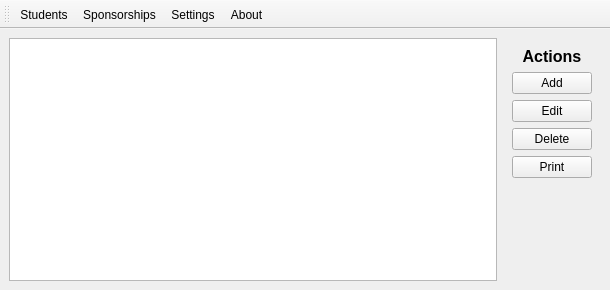
<?xml version="1.0" encoding="UTF-8"?>
<ui version="4.0">
 <class>AdminWindow</class>
 <widget class="QMainWindow" name="AdminWindow">
  <property name="geometry">
   <rect>
    <x>0</x>
    <y>0</y>
    <width>610</width>
    <height>290</height>
   </rect>
  </property>
  <property name="windowTitle">
   <string notr="true">IAI Sponsorship</string>
  </property>
  <widget class="QWidget" name="centralwidget">
   <layout class="QHBoxLayout" name="horizontalLayout">
    <item>
     <widget class="QStackedWidget" name="stackedWidget">
      <property name="currentIndex">
       <number>0</number>
      </property>
      <widget class="QWidget" name="studentsPage">
       <layout class="QVBoxLayout" name="verticalLayout_2">
        <property name="leftMargin">
         <number>0</number>
        </property>
        <property name="topMargin">
         <number>0</number>
        </property>
        <property name="rightMargin">
         <number>0</number>
        </property>
        <property name="bottomMargin">
         <number>0</number>
        </property>
        <item>
         <widget class="QTableView" name="studentView"/>
        </item>
       </layout>
      </widget>
      <widget class="QWidget" name="sponsorshipsPage">
       <layout class="QVBoxLayout" name="verticalLayout_3">
        <property name="leftMargin">
         <number>0</number>
        </property>
        <property name="topMargin">
         <number>0</number>
        </property>
        <property name="rightMargin">
         <number>0</number>
        </property>
        <property name="bottomMargin">
         <number>0</number>
        </property>
        <item>
         <widget class="QTableView" name="sponsorshipView"/>
        </item>
       </layout>
      </widget>
      <widget class="QWidget" name="settingsPage">
       <layout class="QVBoxLayout" name="verticalLayout_4">
        <property name="leftMargin">
         <number>0</number>
        </property>
        <property name="topMargin">
         <number>0</number>
        </property>
        <property name="rightMargin">
         <number>0</number>
        </property>
        <property name="bottomMargin">
         <number>0</number>
        </property>
        <item>
         <widget class="QTabWidget" name="tabWidget">
          <widget class="QWidget" name="generalTab">
           <attribute name="title">
            <string>General</string>
           </attribute>
           <layout class="QVBoxLayout" name="verticalLayout_5">
            <item>
             <widget class="QGroupBox" name="groupBox_2">
              <property name="title">
               <string>Location</string>
              </property>
              <layout class="QFormLayout" name="formLayout_2">
               <item row="0" column="0">
                <widget class="QLabel" name="cityLabel">
                 <property name="text">
                  <string>City</string>
                 </property>
                </widget>
               </item>
               <item row="0" column="1">
                <widget class="QLineEdit" name="cityInput">
                 <property name="text">
                  <string notr="true">Garoua</string>
                 </property>
                 <property name="readOnly">
                  <bool>true</bool>
                 </property>
                </widget>
               </item>
              </layout>
             </widget>
            </item>
            <item>
             <widget class="QGroupBox" name="groupBox">
              <property name="title">
               <string>Photos</string>
              </property>
              <layout class="QFormLayout" name="formLayout">
               <item row="0" column="0">
                <widget class="QLabel" name="dirLabel">
                 <property name="text">
                  <string>Dir</string>
                 </property>
                </widget>
               </item>
               <item row="0" column="1">
                <widget class="QLineEdit" name="dirInput"/>
               </item>
               <item row="1" column="0" colspan="2">
                <widget class="QLabel" name="label_2">
                 <property name="text">
                  <string>*All photos files must be saved here !</string>
                 </property>
                </widget>
               </item>
              </layout>
             </widget>
            </item>
            <item>
             <spacer name="verticalSpacer_2">
              <property name="orientation">
               <enum>Qt::Vertical</enum>
              </property>
              <property name="sizeHint" stdset="0">
               <size>
                <width>20</width>
                <height>15</height>
               </size>
              </property>
             </spacer>
            </item>
           </layout>
          </widget>
         </widget>
        </item>
       </layout>
      </widget>
     </widget>
    </item>
    <item>
     <widget class="QWidget" name="buttonsWidget" native="true">
      <layout class="QVBoxLayout" name="verticalLayout">
       <item>
        <widget class="QLabel" name="label">
         <property name="font">
          <font>
           <pointsize>12</pointsize>
           <weight>75</weight>
           <bold>true</bold>
          </font>
         </property>
         <property name="text">
          <string>Actions</string>
         </property>
         <property name="alignment">
          <set>Qt::AlignCenter</set>
         </property>
        </widget>
       </item>
       <item>
        <widget class="QPushButton" name="addButton">
         <property name="text">
          <string>Add</string>
         </property>
        </widget>
       </item>
       <item>
        <widget class="QPushButton" name="editButton">
         <property name="text">
          <string>Edit</string>
         </property>
        </widget>
       </item>
       <item>
        <widget class="QPushButton" name="deleteButton">
         <property name="text">
          <string>Delete</string>
         </property>
        </widget>
       </item>
       <item>
        <widget class="QPushButton" name="printButton">
         <property name="text">
          <string>Print</string>
         </property>
        </widget>
       </item>
       <item>
        <spacer name="verticalSpacer">
         <property name="orientation">
          <enum>Qt::Vertical</enum>
         </property>
         <property name="sizeHint" stdset="0">
          <size>
           <width>20</width>
           <height>40</height>
          </size>
         </property>
        </spacer>
       </item>
      </layout>
     </widget>
    </item>
   </layout>
  </widget>
  <widget class="QToolBar" name="toolBar">
   <property name="windowTitle">
    <string>toolBar</string>
   </property>
   <attribute name="toolBarArea">
    <enum>TopToolBarArea</enum>
   </attribute>
   <attribute name="toolBarBreak">
    <bool>false</bool>
   </attribute>
   <addaction name="actionStudents"/>
   <addaction name="actionSponsorships"/>
   <addaction name="actionSettings"/>
   <addaction name="actionAbout"/>
  </widget>
  <action name="actionStudents">
   <property name="checkable">
    <bool>true</bool>
   </property>
   <property name="text">
    <string>Students</string>
   </property>
  </action>
  <action name="actionSponsorships">
   <property name="checkable">
    <bool>true</bool>
   </property>
   <property name="text">
    <string>Sponsorships</string>
   </property>
  </action>
  <action name="actionSettings">
   <property name="checkable">
    <bool>true</bool>
   </property>
   <property name="text">
    <string>Settings</string>
   </property>
  </action>
  <action name="actionAbout">
   <property name="text">
    <string>About</string>
   </property>
  </action>
 </widget>
 <resources/>
 <connections/>
</ui>
